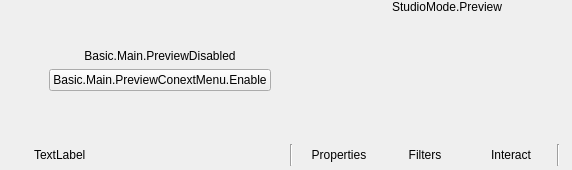
  <widget class="QWidget" name="centralwidget">
   <layout class="QVBoxLayout" name="verticalLayout">
    <property name="spacing">
     <number>0</number>
    </property>
    <property name="leftMargin">
     <number>0</number>
    </property>
    <property name="topMargin">
     <number>0</number>
    </property>
    <property name="rightMargin">
     <number>0</number>
    </property>
    <property name="bottomMargin">
     <number>0</number>
    </property>
    <item>
     <layout class="QHBoxLayout" name="horizontalLayout_2">
      <item>
       <layout class="QHBoxLayout" name="previewLayout">
        <property name="spacing">
         <number>2</number>
        </property>
        <item>
         <widget class="QFrame" name="previewDisabledWidget">
          <property name="sizePolicy">
           <sizepolicy hsizetype="Expanding" vsizetype="Expanding">
            <horstretch>0</horstretch>
            <verstretch>0</verstretch>
           </sizepolicy>
          </property>
          <layout class="QVBoxLayout" name="verticalLayout_7">
           <item>
            <spacer name="verticalSpacer_2">
             <property name="orientation">
              <enum>Qt::Vertical</enum>
             </property>
             <property name="sizeHint" stdset="0">
              <size>
               <width>20</width>
               <height>40</height>
              </size>
             </property>
            </spacer>
           </item>
           <item>
            <widget class="QLabel" name="label">
             <property name="sizePolicy">
              <sizepolicy hsizetype="Preferred" vsizetype="Preferred">
               <horstretch>0</horstretch>
               <verstretch>0</verstretch>
              </sizepolicy>
             </property>
             <property name="text">
              <string>Basic.Main.PreviewDisabled</string>
             </property>
             <property name="alignment">
              <set>Qt::AlignCenter</set>
             </property>
            </widget>
           </item>
           <item>
            <layout class="QHBoxLayout" name="horizontalLayout">
             <item>
              <spacer name="horizontalSpacer_2">
               <property name="orientation">
                <enum>Qt::Horizontal</enum>
               </property>
               <property name="sizeHint" stdset="0">
                <size>
                 <width>40</width>
                 <height>20</height>
                </size>
               </property>
              </spacer>
             </item>
             <item>
              <widget class="QPushButton" name="enablePreviewButton">
               <property name="text">
                <string>Basic.Main.PreviewConextMenu.Enable</string>
               </property>
              </widget>
             </item>
             <item>
              <spacer name="horizontalSpacer_3">
               <property name="orientation">
                <enum>Qt::Horizontal</enum>
               </property>
               <property name="sizeHint" stdset="0">
                <size>
                 <width>40</width>
                 <height>20</height>
                </size>
               </property>
              </spacer>
             </item>
            </layout>
           </item>
           <item>
            <spacer name="verticalSpacer_3">
             <property name="orientation">
              <enum>Qt::Vertical</enum>
             </property>
             <property name="sizeHint" stdset="0">
              <size>
               <width>20</width>
               <height>40</height>
              </size>
             </property>
            </spacer>
           </item>
          </layout>
         </widget>
        </item>
        <item>
         <layout class="QVBoxLayout" name="previewTextLayout">
          <property name="spacing">
           <number>0</number>
          </property>
          <item>
           <widget class="QLabel" name="previewLabel">
            <property name="text">
             <string>StudioMode.Preview</string>
            </property>
            <property name="alignment">
             <set>Qt::AlignBottom|Qt::AlignHCenter</set>
            </property>
           </widget>
          </item>
          <item>
           <widget class="OBSBasicPreview" name="preview" native="true">
            <property name="sizePolicy">
             <sizepolicy hsizetype="Expanding" vsizetype="Expanding">
              <horstretch>0</horstretch>
              <verstretch>0</verstretch>
             </sizepolicy>
            </property>
            <property name="minimumSize">
             <size>
              <width>32</width>
              <height>32</height>
             </size>
            </property>
            <property name="focusPolicy">
             <enum>Qt::ClickFocus</enum>
            </property>
            <property name="contextMenuPolicy">
             <enum>Qt::CustomContextMenu</enum>
            </property>
            <addaction name="actionRemoveSource"/>
           </widget>
          </item>
         </layout>
        </item>
       </layout>
      </item>
     </layout>
    </item>
    <item>
     <widget class="QFrame" name="contextContainer">
      <property name="sizePolicy">
       <sizepolicy hsizetype="Preferred" vsizetype="Preferred">
        <horstretch>0</horstretch>
        <verstretch>0</verstretch>
       </sizepolicy>
      </property>
      <property name="minimumSize">
       <size>
        <width>0</width>
        <height>30</height>
       </size>
      </property>
      <layout class="QHBoxLayout" name="horizontalLayout9">
       <property name="spacing">
        <number>6</number>
       </property>
       <property name="sizeConstraint">
        <enum>QLayout::SetDefaultConstraint</enum>
       </property>
       <property name="leftMargin">
        <number>6</number>
       </property>
       <property name="topMargin">
        <number>4</number>
       </property>
       <property name="rightMargin">
        <number>6</number>
       </property>
       <property name="bottomMargin">
        <number>4</number>
       </property>
       <item>
        <widget class="QFrame" name="contextSubContainer">
         <property name="sizePolicy">
          <sizepolicy hsizetype="Preferred" vsizetype="Preferred">
           <horstretch>0</horstretch>
           <verstretch>0</verstretch>
          </sizepolicy>
         </property>
         <property name="minimumSize">
          <size>
           <width>0</width>
           <height>0</height>
          </size>
         </property>
         <layout class="QHBoxLayout" name="horizontalLayout_5">
          <property name="spacing">
           <number>6</number>
          </property>
          <property name="leftMargin">
           <number>0</number>
          </property>
          <property name="topMargin">
           <number>0</number>
          </property>
          <property name="rightMargin">
           <number>0</number>
          </property>
          <property name="bottomMargin">
           <number>0</number>
          </property>
          <item>
           <widget class="QLabel" name="contextSourceIcon">
            <property name="sizePolicy">
             <sizepolicy hsizetype="Fixed" vsizetype="Fixed">
              <horstretch>0</horstretch>
              <verstretch>0</verstretch>
             </sizepolicy>
            </property>
            <property name="minimumSize">
             <size>
              <width>22</width>
              <height>22</height>
             </size>
            </property>
            <property name="maximumSize">
             <size>
              <width>22</width>
              <height>22</height>
             </size>
            </property>
            <property name="text">
             <string/>
            </property>
           </widget>
          </item>
          <item>
           <widget class="QLabel" name="contextSourceLabel">
            <property name="sizePolicy">
             <sizepolicy hsizetype="Preferred" vsizetype="Fixed">
              <horstretch>0</horstretch>
              <verstretch>0</verstretch>
             </sizepolicy>
            </property>
            <property name="minimumSize">
             <size>
              <width>250</width>
              <height>22</height>
             </size>
            </property>
            <property name="maximumSize">
             <size>
              <width>250</width>
              <height>22</height>
             </size>
            </property>
            <property name="text">
             <string>TextLabel</string>
            </property>
           </widget>
          </item>
          <item>
           <widget class="Line" name="line_3">
            <property name="orientation">
             <enum>Qt::Vertical</enum>
            </property>
           </widget>
          </item>
          <item>
           <widget class="QPushButton" name="sourcePropertiesButton">
            <property name="sizePolicy">
             <sizepolicy hsizetype="Minimum" vsizetype="Fixed">
              <horstretch>0</horstretch>
              <verstretch>0</verstretch>
             </sizepolicy>
            </property>
            <property name="minimumSize">
             <size>
              <width>0</width>
              <height>22</height>
             </size>
            </property>
            <property name="toolTip">
             <string>Properties</string>
            </property>
            <property name="text">
             <string>Properties</string>
            </property>
            <property name="icon">
             <iconset resource="obs.qrc">
              <normaloff>:/settings/images/settings/general.svg</normaloff>:/settings/images/settings/general.svg</iconset>
            </property>
            <property name="flat">
             <bool>true</bool>
            </property>
            <property name="themeID2" stdset="0">
             <string notr="true">contextBarButton</string>
            </property>
           </widget>
          </item>
          <item>
           <widget class="QPushButton" name="sourceFiltersButton">
            <property name="minimumSize">
             <size>
              <width>0</width>
              <height>22</height>
             </size>
            </property>
            <property name="toolTip">
             <string>Filters</string>
            </property>
            <property name="text">
             <string>Filters</string>
            </property>
            <property name="icon">
             <iconset resource="obs.qrc">
              <normaloff>:/res/images/filter.svg</normaloff>:/res/images/filter.svg</iconset>
            </property>
            <property name="flat">
             <bool>true</bool>
            </property>
            <property name="themeID2" stdset="0">
             <string notr="true">contextBarButton</string>
            </property>
           </widget>
          </item>
          <item>
           <widget class="QPushButton" name="sourceInteractButton">
            <property name="minimumSize">
             <size>
              <width>0</width>
              <height>22</height>
             </size>
            </property>
            <property name="text">
             <string>Interact</string>
            </property>
            <property name="icon">
             <iconset resource="obs.qrc">
              <normaloff>:/res/images/interact.svg</normaloff>:/res/images/interact.svg</iconset>
            </property>
            <property name="flat">
             <bool>true</bool>
            </property>
            <property name="themeID2" stdset="0">
             <string notr="true">contextBarButton</string>
            </property>
           </widget>
          </item>
          <item>
           <widget class="Line" name="line">
            <property name="orientation">
             <enum>Qt::Vertical</enum>
            </property>
           </widget>
          </item>
         </layout>
        </widget>
       </item>
       <item>
        <widget class="QFrame" name="emptySpace">
         <property name="sizePolicy">
          <sizepolicy hsizetype="Expanding" vsizetype="Minimum">
           <horstretch>0</horstretch>
           <verstretch>0</verstretch>
          </sizepolicy>
         </property>
         <property name="minimumSize">
          <size>
           <width>0</width>
           <height>22</height>
          </size>
         </property>
         <layout class="QHBoxLayout" name="horizontalLayout_6">
          <property name="spacing">
           <number>0</number>
          </property>
          <property name="leftMargin">
           <number>0</number>
          </property>
          <property name="topMargin">
           <number>0</number>
          </property>
          <property name="rightMargin">
           <number>0</number>
          </property>
          <property name="bottomMargin">
           <number>0</number>
          </property>
         </layout>
        </widget>
       </item>
      </layout>
     </widget>
    </item>
   </layout>
  </widget>
